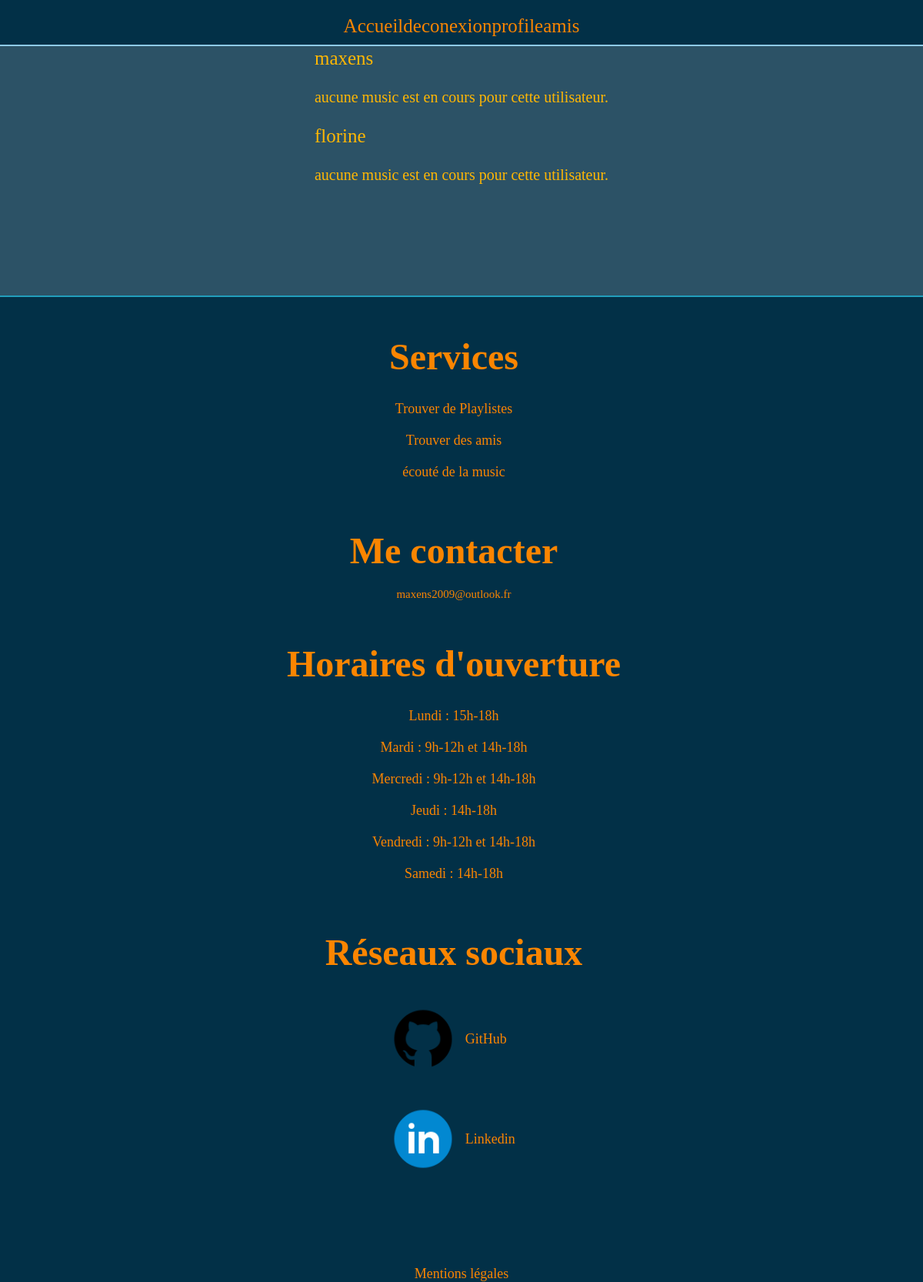
The app's page /php/find_user.php (signed in), older data.
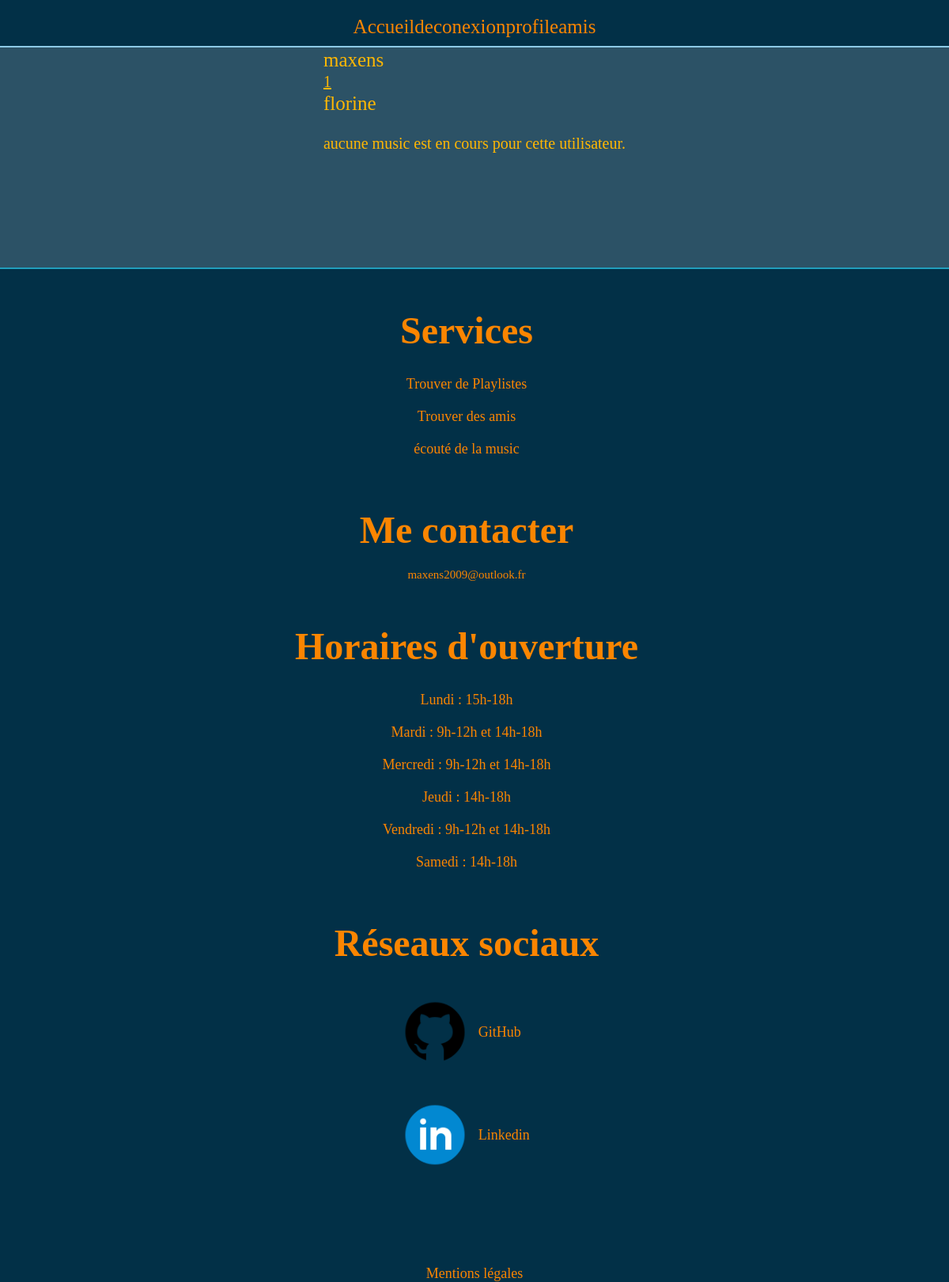
The same page, newer data.
### tables this page shows
CREATE TABLE `users` (
  `IdUser` int NOT NULL AUTO_INCREMENT,
  `Login` varchar(100) NOT NULL,
  `MDP` varchar(255) NOT NULL,
  `derniere` date DEFAULT NULL,
  `role` int DEFAULT NULL,
  PRIMARY KEY (`IdUser`),
  KEY `users_FK` (`role`),
  CONSTRAINT `users_FK` FOREIGN KEY (`role`) REFERENCES `role` (`idRole`)
);

CREATE TABLE `play` (
  `idMusic` int NOT NULL,
  `idPlaylist` int NOT NULL,
  `IdUser` int NOT NULL,
  `heureDebut` time NOT NULL,
  `timeCode` int NOT NULL,
  PRIMARY KEY (`IdUser`),
  KEY `play_FK` (`idMusic`),
  KEY `play_FK_1` (`idPlaylist`),
  CONSTRAINT `play_FK` FOREIGN KEY (`idMusic`) REFERENCES `music` (`idMusic`),
  CONSTRAINT `play_FK_1` FOREIGN KEY (`idPlaylist`) REFERENCES `playlist` (`idPlaylist`),
  CONSTRAINT `play_FK_2` FOREIGN KEY (`IdUser`) REFERENCES `users` (`IdUser`)
);

### php/requetes.php (called while the page is built, shortened)
<?php
  function return_all_user() {
    $pdo = connexion_bdd();
    $stmt = $pdo ->prepare("select Login from users");
    $stmt->execute();
    return $stmt;
  }
  function return_id_music_by_played($idU) {
    $pdo = connexion_bdd();
    $stmt = $pdo ->prepare("select * from play where IdUser = ?");
    $stmt->execute(array($idU));
    return $stmt;
  }
  function return_id_user($login) {
    $pdo = connexion_bdd();
    $login = htmlspecialchars($login);
    $stmt = $pdo ->prepare("SELECT IdUser FROM users
    where Login = ?;");
    $stmt->execute(array($login));
    return $stmt;
  }
?>

### php/find_user.php (the view, shortened to what this page needs)
<?php
    require("requetes.php");
?>
<!DOCTYPE html>
<html lang="fr">
<head>
    <link rel="stylesheet" href="../css/navFooter.css">
    <link rel="stylesheet" href="../css/findUser.css">
    <link rel="stylesheet" href="https://cdnjs.cloudflare.com/ajax/libs/normalize/5.0.0/normalize.min.css">
</head>
<nav>
    <div class="main-navlinks">
        <div class="navlinks-container">
            <a href="../index" aria-current="main">Accueil</a>
            <a href="deconexion" aria-current="deconexion">deconexion</a>
            <a href="<?= $_SESSION["role"] ?>" aria-current="profile">profile</a>
            <a href="amis" aria-current="ajout d'amis">amis</a>
        </div>
    </div>
</nav>
<body>
    <section>
<?php
    $return_all_user = return_all_user();
    $all_user = $return_all_user->fetchAll();
    foreach($all_user as $res) {
        $iduser = return_id_user($res["Login"]);
        $idUser = $iduser->fetchAll();
        foreach($idUser as $res2) {$idU = $res2["IdUser"];}
        $return_play_music = return_id_music_by_played($idU);
        $infos = $return_play_music->fetchAll();
        if(!empty($infos)) {
        foreach($infos as $res3) {
?>
        <div>
            <p class="nameUser"><?= $res["Login"] ?></p>
            <a class="noneLecture" href="sync_music?idU=<?= $res["Login"] ?>&idP=<?= $res3["idPlaylist"] ?>"><?= $res3["idMusic"] ?></a>
        </div>
<?php
    }}else {
?>
        <div>
            <p class="nameUser"><?= $res["Login"] ?></p>
            <p class="noneLecture">aucune music est en cours pour cette utilisateur.</p>
        </div>
<?php
    }}
?>
    </section>
</body>
<footer>
        <div class="content-footer">
            <div class="bloc footer-services">
                <center>
                    <h3>Services</h3>
                    <ul class="services-list">
                        <li><span class="span-footer"><a>Trouver de Playlistes</a></span></li>
                        <li><span class="span-footer"><a>Trouver des amis</a></span></li>
                        <li><span class="span-footer"><a>écouté de la music</a></span></li>
                    </ul>
                </center>
            </div>
            <div class="bloc footer-contact" id="contact">
                <center>
                    <h3>Me contacter</h3>
                    <a href="mailto: maxens2009@outlook.fr">maxens2009@outlook.fr</a>
                </center>
            </div>
            <div class="bloc footer-schedule">
                <center>
                    <h3>Horaires d'ouverture</h3>
                    <ul class="schedule-list">
                        <li><span class="span-footer">Lundi : 15h-18h</span></li>
                        <li><span class="span-footer">Mardi : 9h-12h et 14h-18h</span></li>
                        <li><span class="span-footer">Mercredi : 9h-12h et 14h-18h</span></li>
                        <li><span class="span-footer">Jeudi : 14h-18h</span></li>
                        <li><span class="span-footer">Vendredi : 9h-12h et 14h-18h</span></li>
                        <li><span class="span-footer">Samedi : 14h-18h</span></li>
                    </ul>
                </center>
            </div>
            <div class="bloc footer-medias">
                <center>
                    <h3>Réseaux sociaux</h3>
                    <ul class="media-list">
                        <li><a href="https://github.com/Naxem" target="_blank">
                            <img src="../ressources/images/logo_github.png" alt="logo github">
                            GitHub</a>
                        </li>
                        <li><a href="https://linkedin.com/in/maxens-telle-99a43a265" target="_blank">
                            <img src="../ressources/images/logo_linkedin.png" alt="logo linkedin">
                            Linkedin</a>
                        </li>
                    </ul>
                </center>
            </div>
        </div>
        <div class="mentionLegal">
            <center>
                <a href="../mentionLegal">Mentions légales</a>
            </center>
        </div>
</footer>
</html>

### css/navFooter.css (style rules this page uses)
:root { --color-bleu: #8ECAE6; --color-bleu2: #219EBC; --color-black-Bleu: #023047; --color-yellow: #FFB703; --color-orange: #FB8500; }
* , *::before, *::after { margin: 0; padding: 0; box-sizing: border-box; cursor: default; scrollbar-width: thin; scroll-behavior: smooth; -webkit-user-select: none; -webkit-touch-callout: none; -moz-user-select: none; -ms-user-select: none; user-select: none; }
nav { width: 100%; height: 60px; display: flex; justify-content: center; align-items: center; background: var(--color-black-Bleu); border-bottom: 2px solid var(--color-bleu); }
.navlinks-container a { margin: auto; font-size: 25px; text-decoration: none; color: var(--color-orange); margin-top: 10px; }
.navlinks-container { display: flex; justify-content: center; align-items: center; flex-direction: row; }
footer { margin-top: 10%; border-top: 2px solid var(--color-bleu2); width: 100%; background: var(--color-black-Bleu); color: var(--color-orange); }
.content-footer { width: 90%; display: flex; justify-content: center; align-items: flex-start; flex-direction: row; padding: 50px 0 100px; }
.bloc { flex-grow: 1; }
.span-footer { white-space: pre; }
.footer-contact h3, .footer-services h3, .footer-schedule h3, .footer-medias h3 { font-size: max(1.5vw, 25px); padding-bottom: 20px; white-space: pre; margin-left: 100px; }
.footer-contact a, .footer-services li, .footer-schedule li, .footer-medias li { font-size: max(1vw, 15px); padding: 10px 0; margin-left: 100px; }
.footer-contact a { text-decoration: none; color: var(--color-orange); }
.services-list, .schedule-list, .media-list { list-style-type: none; }
.services-list a { text-decoration: none; color: var(--color-orange); }
.media-list img { width: 90px; margin: 10px 10px; }
.media-list a { text-decoration: none; color: var(--color-orange); display: flex; align-items: center; font-size: max(1vw, 15px); margin-left: 6vw; }
.mentionLegal a { color: var(--color-orange); text-decoration: none; font-size: max(1vw, 15px); }
@media screen and (max-width: 1220px) { .content-footer { display: flex; flex-direction: column; align-items: center; justify-content: center; } }
@media screen and (max-width: 1220px) { .footer-contact, .footer-schedule, .footer-services { margin-bottom: 5%; } }
@media screen and (max-width: 1220px) { .footer-services h3, .footer-medias h3, .footer-schedule h3, .footer-contact h3 { font-size: max(4vw, 35px); } }
@media screen and (max-width: 1220px) { .footer-services li, .footer-medias a, .footer-schedule li, .footer-contact p, .mentionLegal a { font-size: max(1.5vw, 15px); } }

### css/findUser.css (style rules this page uses)
:root { --color-bleu: #8ECAE6; --color-bleu2: #219EBC; --color-black-Bleu: #023047; --color-black-Bleu2:rgba(2, 48, 71, 0.830); --color-yellow: #FFB703; --color-orange: #FB8500; --font-size1: 20px; --font-size2: 25px; }
body { background-color: var(--color-black-Bleu2); width: 100%; height: 100%; display: flex; justify-content: center; align-items: center; flex-direction: column; }
.noneLecture { white-space: pre; font-size: var(--font-size1); color: var(--color-yellow); margin: 25px auto; }
.nameUser { white-space: pre; font-size: var(--font-size2); color: var(--color-yellow); margin: 2px auto; }

Row changes from the older to the newer data that the page shows:
no longer on one of the page's lists (row unchanged): users: Login "maxens"
added play: IdUser.Login "maxens", idMusic "1", shown under users (number 1 of 2 on the later page)
